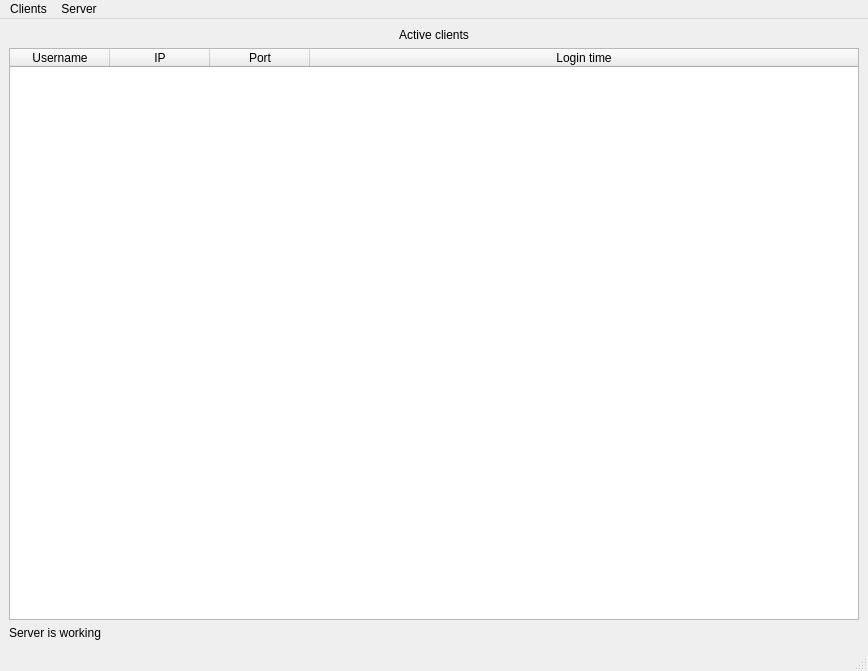
<?xml version="1.0" encoding="UTF-8"?>
<ui version="4.0">
 <class>ServerWindow</class>
 <widget class="QMainWindow" name="ServerWindow">
  <property name="geometry">
   <rect>
    <x>0</x>
    <y>0</y>
    <width>868</width>
    <height>671</height>
   </rect>
  </property>
  <property name="sizePolicy">
   <sizepolicy hsizetype="Fixed" vsizetype="Fixed">
    <horstretch>0</horstretch>
    <verstretch>0</verstretch>
   </sizepolicy>
  </property>
  <property name="windowTitle">
   <string>Server</string>
  </property>
  <widget class="QWidget" name="centralwidget">
   <layout class="QHBoxLayout" name="horizontalLayout_4">
    <item>
     <layout class="QVBoxLayout" name="verticalLayout">
      <item>
       <widget class="QLabel" name="label_active_clients">
        <property name="text">
         <string>Active clients</string>
        </property>
        <property name="alignment">
         <set>Qt::AlignCenter</set>
        </property>
       </widget>
      </item>
      <item>
       <widget class="QTableWidget" name="table_active_clients">
        <attribute name="horizontalHeaderVisible">
         <bool>true</bool>
        </attribute>
        <attribute name="horizontalHeaderCascadingSectionResizes">
         <bool>true</bool>
        </attribute>
        <attribute name="horizontalHeaderStretchLastSection">
         <bool>true</bool>
        </attribute>
        <attribute name="verticalHeaderCascadingSectionResizes">
         <bool>false</bool>
        </attribute>
        <attribute name="verticalHeaderStretchLastSection">
         <bool>false</bool>
        </attribute>
        <column>
         <property name="text">
          <string>Username</string>
         </property>
        </column>
        <column>
         <property name="text">
          <string>IP</string>
         </property>
        </column>
        <column>
         <property name="text">
          <string>Port</string>
         </property>
        </column>
        <column>
         <property name="text">
          <string>Login time</string>
         </property>
        </column>
       </widget>
      </item>
      <item>
       <widget class="QLabel" name="label_server_status">
        <property name="text">
         <string>Server is working</string>
        </property>
       </widget>
      </item>
     </layout>
    </item>
   </layout>
  </widget>
  <widget class="QMenuBar" name="menubar">
   <property name="geometry">
    <rect>
     <x>0</x>
     <y>0</y>
     <width>868</width>
     <height>26</height>
    </rect>
   </property>
   <widget class="QMenu" name="menuClients_history">
    <property name="title">
     <string>Clients</string>
    </property>
   </widget>
   <widget class="QMenu" name="menuServer_settings">
    <property name="title">
     <string>Server</string>
    </property>
   </widget>
   <addaction name="menuClients_history"/>
   <addaction name="menuServer_settings"/>
  </widget>
  <widget class="QStatusBar" name="statusbar"/>
 </widget>
 <resources/>
 <connections/>
</ui>
